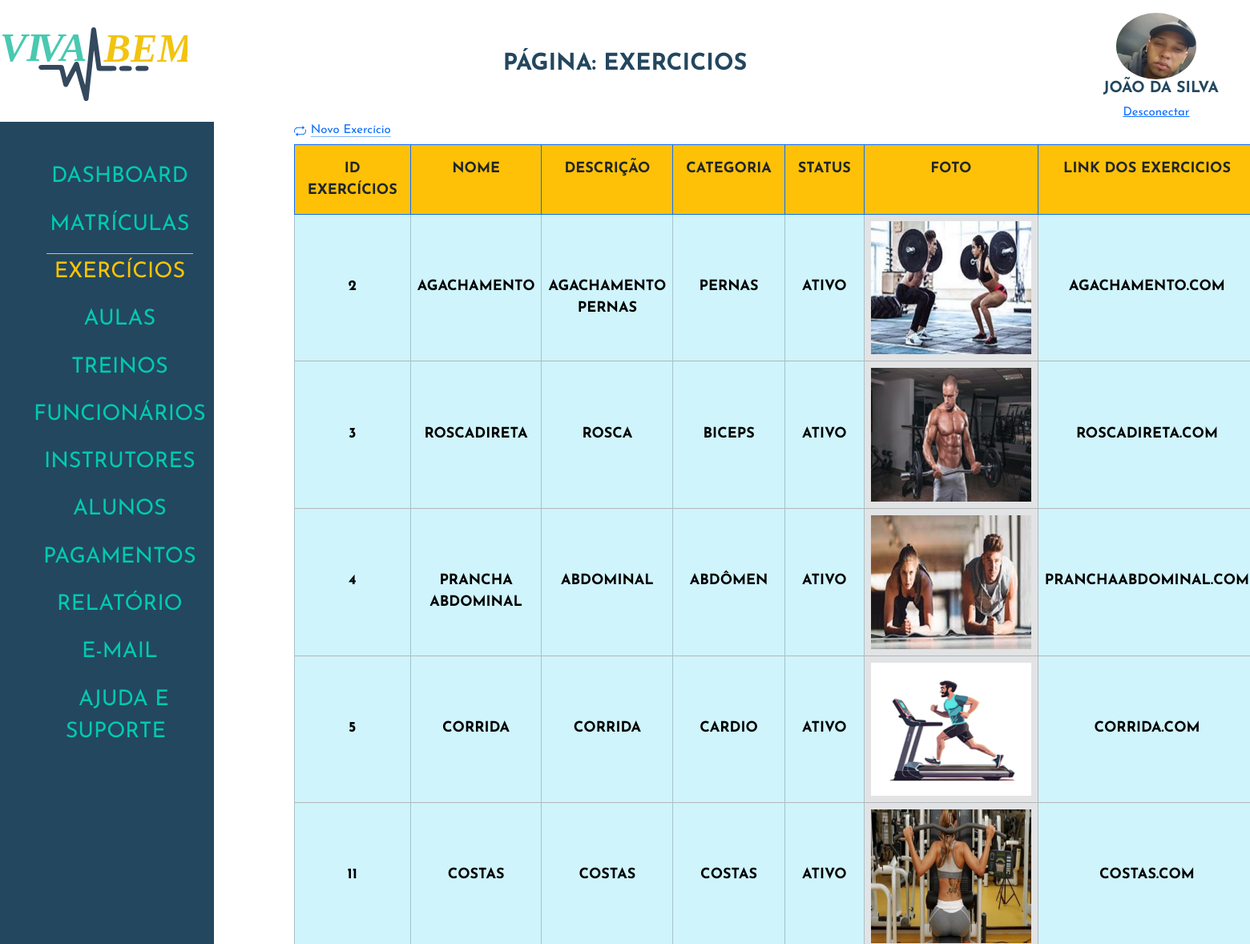
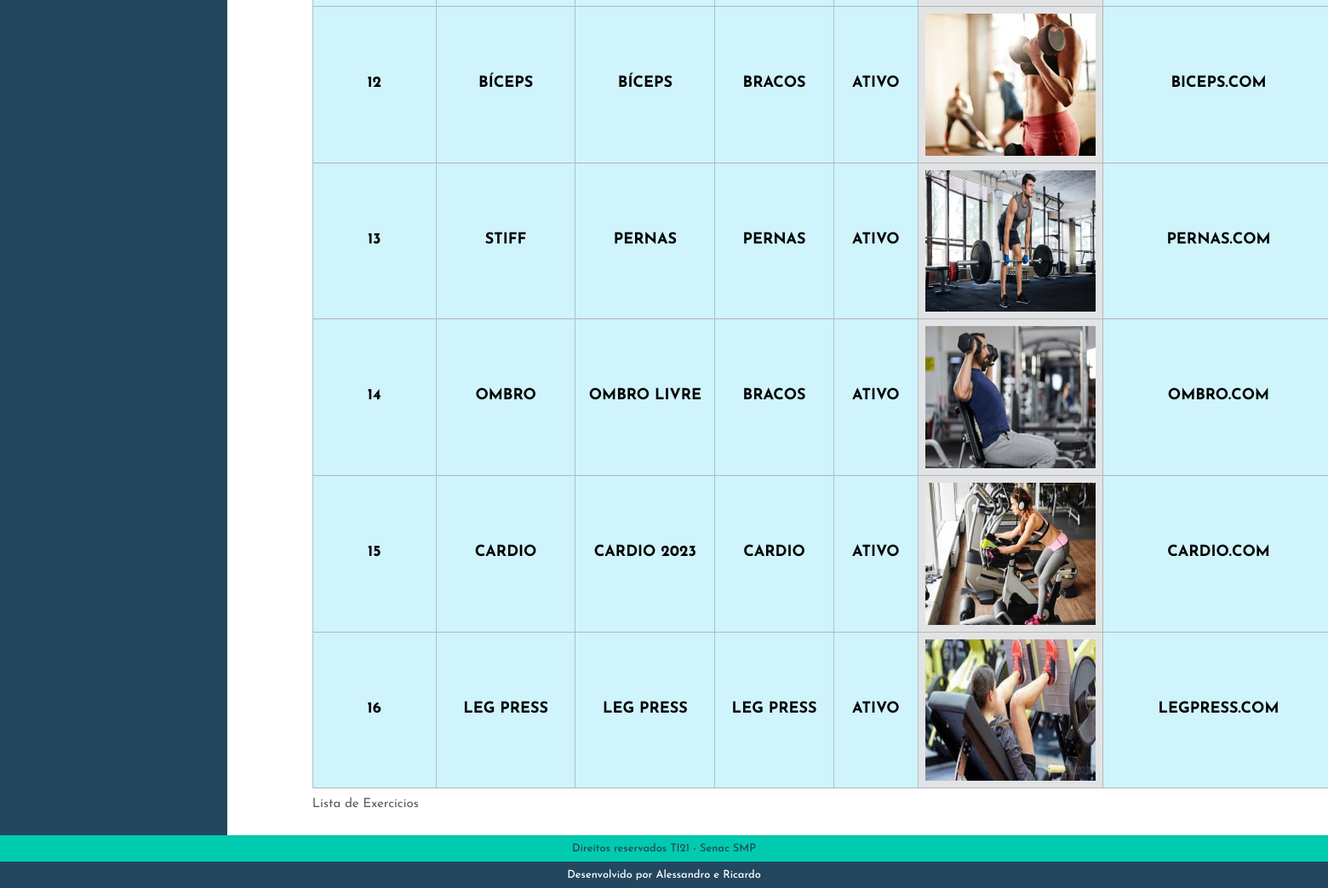
Page /admin/index.php?p=exercicios (signed in) on the committed database (2 pictures, top to bottom).
### tables this page shows
CREATE TABLE `tblalunos` (
  `idAluno` int(11) NOT NULL,
  `nomeAluno` varchar(50) NOT NULL,
  `dataNascAluno` date NOT NULL,
  `emailAluno` varchar(80) NOT NULL,
  `senhaAluno` varchar(20) NOT NULL,
  `dataCadAluno` date NOT NULL,
  `statusAluno` varchar(10) NOT NULL,
  `fotoAluno` varchar(100) NOT NULL
);

CREATE TABLE `tblexercicios` (
  `idExercicio` int(11) NOT NULL,
  `nomeExercicio` varchar(50) NOT NULL,
  `altExercicio` varchar(50) NOT NULL,
  `descricaoExercicio` varchar(30) NOT NULL,
  `grupoMuscularExercicio` varchar(30) NOT NULL,
  `statusExercicio` varchar(10) NOT NULL,
  `fotoExercicio` varchar(100) NOT NULL,
  `linkExercicio` varchar(150) NOT NULL
);

### admin/class/aluno.php (called while the page is built, shortened)
<?php
class AlunoClass
{
    public $idAluno;
public function __construct($id = false)
{
    if ($id) {
        $this->idAluno = $id;
        $this->Carregar();
    }
}
public function Carregar()
{
    $query = "SELECT * FROM  tblalunos WHERE idAluno = " . $this->idAluno;
    $conn = Conexao::LigarConexao();
    $resultado = $conn->query($query);
    $lista = $resultado->fetchAll();
    foreach ($lista as $linha) {
        $this->nomeAluno = $linha['nomeAluno'];
        $this->fotoAluno = $linha['fotoAluno'];
    }
}
}

### admin/class/exercicios.php (called while the page is built, shortened)
<?php
class ExerciciosClass
{
    public function listar()
    {
        $sql = "SELECT * FROM tblexercicios WHERE statusExercicio = 'ATIVO' ORDER by idExercicio  ASC ";
        $conn = Conexao::LigarConexao();
        $resultado = $conn->query($sql);
        $lista = $resultado->fetchAll();
        return $lista;
    }
}

### admin/exercicios/listar.php (the view, shortened to what this page needs)
<?php
require_once('class/exercicios.php');
$exercicios = new ExerciciosClass();
$lista = $exercicios->Listar();
?>
<div>
    <a class="icon-link icon-link-hover" style="--bs-icon-link-transform: translate3d(0, -.125rem, 0);" href="index.php?p=exercicios&e=cadastrar">
        Novo Exercício
    </a>
</div>
<div class=" table-responsive">
    <table class="table table-bordered border-primary">
        <caption> Lista de Exercicios</caption>
        <thead>
            <tr>
                <th class="p-3 mb-2 bg-warning text-dark">Id Exercícios</th>
                <th class="p-3 mb-2 bg-warning text-dark">Nome</th>
                <th class="p-3 mb-2 bg-warning text-dark">Descrição</th>
                <th class="p-3 mb-2 bg-warning text-dark">Categoria</th>
                <th class="p-3 mb-2 bg-warning text-dark">Status</th>
                <th class="p-3 mb-2 bg-warning text-dark">Foto</th>
                <th class="p-3 mb-2 bg-warning text-dark">Link dos Exercicios</th>
            </tr>
        </thead>
        <?php foreach ($lista as $linha) : ?>
            <tbody>
                <tr class="table-secondary">
                    <td class="table-info"><?php echo $linha['idExercicio'] ?></td>
                    <td class="table-info"><?php echo $linha['nomeExercicio'] ?></td>
                    <td class="table-info"><?php echo $linha['descricaoExercicio'] ?></td>
                    <td class="table-info"><?php echo $linha['grupoMuscularExercicio'] ?></td>
                    <td class="table-info"><?php echo $linha['statusExercicio'] ?></td>
                    <td class="tamanhoFoto">
                        <a href="../img/<?php echo $linha['fotoExercicio'] ?>" data-lightbox="<?php echo $linha['nomeExercicio'] ?>" data-title="<?php echo $linha['nomeExercicio'] ?>">
                            <img src="../img/<?php echo $linha['fotoExercicio'] ?>" alt="<?php echo $linha['nomeExercicio'] ?> ">
                        </a>
                    </td>
                    <td class="table-info"><?php echo $linha['linkExercicio'] ?></td>
                </tr>
            <?php endforeach ?>
            </tbody>
    </table>
</div>

### admin/index.php (shortened to what this page needs)
<?php
if (isset($_SESSION['idAluno'])) {
    $tipoUsuario = 'aluno';
} elseif (isset($_SESSION['idFuncionario'])) {
    $id = $_SESSION['idFuncionario'];
    $tipoUsuario = 'funcionario';
} else {
    header("location: http://localhost/Projeto-Academia-Viva-Bem-Senac/admin/loginAdmin.php");
    exit;
}
$pagina = @$_GET['p'];
require_once('class/aluno.php');
require_once('class/funcionario.php');
if ($tipoUsuario === 'aluno') {
    $aluno = new AlunoClass($id);
    $usuario = $aluno;
} elseif ($tipoUsuario === 'funcionario') {
    $funcionario = new FuncionarioClass($id);
    $usuario = $funcionario;
}
?>
<!DOCTYPE html>
<html lang="pt-BR">
<head>
    <link rel="stylesheet" href="./css/reset.css">
    <link href="path/to/lightbox.css" rel="stylesheet" />
    <link href="https://cdn.jsdelivr.net/npm/bootstrap@5.3.2/dist/css/bootstrap.min.css" rel="stylesheet">
    <link rel="stylesheet" href="./css/estilo.css">
</head>
<body>
    <header class="topo">
        <h1>
            <img src="./img/logoVivaBem.svg" alt="Logo Viva Bem">
        </h1>
        <?php
        if ($pagina == '') {
            echo '<h2>Dashboard</h2>';
        } else {
            echo ('<h2>Página: ' . $pagina . '</h2>');
        }
        ?>
         <div class="identUser">
            <img src="../img/<?php echo $usuario->fotoAluno ?? $usuario->fotoFuncionario; ?>" alt="User">
            <h2><?php echo $usuario->nomeAluno ?? $usuario->nomeFuncionario; ?></h2>
            <a href="desconectar.php">Desconectar</a>
        </div>
    </header>
    <main>
        <div class="menu">
            <nav>
                <ul>
                    <li><a href="index.php?p=dashboard" class="<?php echo (($pagina == 'dashboard') ||  (@$pagina == '')) ? 'menuAtivo' : ''; ?>"> Dashboard </a></li>
                    <li><a href="index.php?p=matriculas" class="<?php echo ($pagina == 'matriculas') ? 'menuAtivo' : ''; ?>"> Matrículas </a></li>
                    <li><a href="index.php?p=exercicios" class="<?php echo ($pagina == 'exercicios') ? 'menuAtivo' : ''; ?>"> Exercícios </a></li>
                    <li><a href="index.php?p=aulas" class="<?php echo ($pagina == 'aulas') ? 'menuAtivo' : ''; ?>"> Aulas </a></li>
                    <li><a href="index.php?p=treino" class="<?php echo ($pagina == 'treino') ? 'menuAtivo' : ''; ?>"> Treinos </a></li>
                    <li><a href="index.php?p=funcionarios" class="<?php echo ($pagina == 'funcionarios') ? 'menuAtivo' : ''; ?>"> Funcionários </a></li>
                    <li><a href="index.php?p=instrutores" class="<?php echo ($pagina == 'instrutores') ? 'menuAtivo' : ''; ?>"> Instrutores </a></li>
                    <li><a href="index.php?p=aluno" class="<?php echo ($pagina == 'aluno') ? 'menuAtivo' : ''; ?>"> Alunos </a></li>
                    <li><a href="index.php?p=pagamento" class="<?php echo ($pagina == 'pagamento') ? 'menuAtivo' : ''; ?>"> Pagamentos </a></li>
                    <li><a href="index.php?p=relatorio" class="<?php echo ($pagina == 'relatorio') ? 'menuAtivo' : ''; ?>"> Relatório </a></li>
                    <li><a href="index.php?p=contato" class="<?php echo ($pagina == 'contato') ? 'menuAtivo' : ''; ?>"> E-mail </a></li>
                    <li><a href="index.php?p=ajuda" class="<?php echo ($pagina == 'ajuda') ? 'menuAtivo' : ''; ?>"> Ajuda e Suporte </a></li>
                </ul>
            </nav>
        </div>
        <div class="box">
            <?php
            switch ($pagina) {
                case 'exercicios':
                    require_once('exercicios/exercicios.php');
                    break;
            }
            ?>
        </div>
    </main>
    <footer class="rodape">
        <h2>Direitos reservados TI21 - Senac SMP</h2>
        <h2>Desenvolvido por Alessandro e Ricardo</h2>
    </footer>
</body>
</html>

### admin/css/estilo.css (style rules this page uses)
*, a, h1, h2, h3, h4 { font-family: 'Josefin Sans', sans-serif; font-size: 15px; }
body { display: flex; flex-direction: column; height: 100vh; width: 100%; }
.topo { display: flex; justify-content: space-between; margin-top: 1%; align-items: center; }
.topo h1 { text-align: center; width: 15%; }
.identUser { width: 100%; }
.identUser img { max-width: 100px; max-height: 90px; object-fit: cover; border-radius: 50%; }
.topo h2 { font-size: 1.8em; text-transform: uppercase; color: #23475f; font-weight: bold; }
.topo div { display: flex; flex-direction: column; align-items: center; width: 15%; }
.topo div img { width: 75%; }
.topo div h2 { margin-left: 5%; font-size: 1.2em; }
main { flex: 1; display: flex; }
.menu { background-color: #23475f; text-align: center; display: flex; }
.menu nav { margin-top: 15%; }
.menu nav ul li { padding: 4% 0; }
.menu nav ul li a { text-decoration: none; color: #00cab0; font-size: 1.8em; text-transform: uppercase; padding: 4% 10px; }
.menuAtivo { color: #ffc500 !important; border-top: solid 1px #ffc500; }
.box { margin: 0 100px; }
.rodape { text-align: center; }
.rodape h2 { font-size: .8em; margin-bottom: 0; }
.rodape h2:nth-child(1) { background: #00cab0; padding: .5% 0; color: #23475f; }
.rodape h2:nth-child(2) { background: #23475f; padding: .5% 0; color: #fff; }
.tamanhoFoto { width: 100%; }
.tamanhoFoto img { max-width: 200px; max-height: 200px; object-fit: cover; }
.table-info, .text-dark { font-size: 1.2em; text-align: center; font-weight: bold; text-transform: uppercase; }

### rows in the picture
tblalunos: fotoAluno (picture), nomeAluno "JOÃO DA SILVA"
tblexercicios: idExercicio "2", nomeExercicio "AGACHAMENTO", descricaoExercicio "AGACHAMENTO PERNAS", grupoMuscularExercicio "PERNAS", statusExercicio "ATIVO", fotoExercicio (picture), linkExercicio "AGACHAMENTO.COM"
tblexercicios: idExercicio "3", nomeExercicio "ROSCADIRETA", descricaoExercicio "ROSCA", grupoMuscularExercicio "BICEPS", statusExercicio "ATIVO", fotoExercicio (picture), linkExercicio "ROSCADIRETA.COM"
tblexercicios: idExercicio "4", nomeExercicio "PRANCHA ABDOMINAL", descricaoExercicio "ABDOMINAL", grupoMuscularExercicio "ABDÔMEN", statusExercicio "ATIVO", fotoExercicio (picture), linkExercicio "PRANCHAABDOMINAL.COM"
tblexercicios: idExercicio "5", nomeExercicio "CORRIDA", descricaoExercicio "CORRIDA", grupoMuscularExercicio "CARDIO", statusExercicio "ATIVO", fotoExercicio (picture), linkExercicio "CORRIDA.COM"
tblexercicios: idExercicio "11", nomeExercicio "COSTAS", descricaoExercicio "COSTAS", grupoMuscularExercicio "COSTAS", statusExercicio "ATIVO", fotoExercicio (picture), linkExercicio "COSTAS.COM"
tblexercicios: idExercicio "12", nomeExercicio "BÍCEPS", descricaoExercicio "BÍCEPS", grupoMuscularExercicio "BRACOS", statusExercicio "ATIVO", fotoExercicio (picture), linkExercicio "BICEPS.COM"
tblexercicios: idExercicio "13", nomeExercicio "STIFF", descricaoExercicio "PERNAS", grupoMuscularExercicio "PERNAS", statusExercicio "ATIVO", fotoExercicio (picture), linkExercicio "PERNAS.COM"
tblexercicios: idExercicio "14", nomeExercicio "OMBRO", descricaoExercicio "OMBRO LIVRE", grupoMuscularExercicio "BRACOS", statusExercicio "ATIVO", fotoExercicio (picture), linkExercicio "OMBRO.COM"
tblexercicios: idExercicio "15", nomeExercicio "CARDIO", descricaoExercicio "CARDIO 2023", grupoMuscularExercicio "CARDIO", statusExercicio "ATIVO", fotoExercicio (picture), linkExercicio "CARDIO.COM"
tblexercicios: idExercicio "16", nomeExercicio "LEG PRESS", descricaoExercicio "LEG PRESS", grupoMuscularExercicio "LEG PRESS", statusExercicio "ATIVO", fotoExercicio (picture), linkExercicio "LEGPRESS.COM"

### other values in the picture
$pagina "EXERCICIOS"
